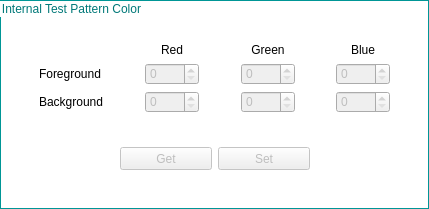
                   <widget class="QGroupBox" name="staticColorGroup_3">
                    <property name="geometry">
                     <rect>
                      <x>18</x>
                      <y>382</y>
                      <width>429</width>
                      <height>209</height>
                     </rect>
                    </property>
                    <property name="sizePolicy">
                     <sizepolicy hsizetype="Minimum" vsizetype="Minimum">
                      <horstretch>0</horstretch>
                      <verstretch>0</verstretch>
                     </sizepolicy>
                    </property>
                    <property name="minimumSize">
                     <size>
                      <width>381</width>
                      <height>131</height>
                     </size>
                    </property>
                    <property name="maximumSize">
                     <size>
                      <width>16777215</width>
                      <height>250</height>
                     </size>
                    </property>
                    <property name="toolTip">
                     <string>Fill Screen With Color (R,G,B)</string>
                    </property>
                    <property name="styleSheet">
                     <string notr="true">QGroupBox{ border: 1px solid ;
background-color: transparent;
border-color: rgb(0,150,150);
color:rgb(0,120,120);
;}</string>
                    </property>
                    <property name="title">
                     <string>Internal Test Pattern Color</string>
                    </property>
                    <layout class="QHBoxLayout" name="horizontalLayout_58">
                     <property name="topMargin">
                      <number>15</number>
                     </property>
                     <item>
                      <spacer name="horizontalSpacer_66">
                       <property name="orientation">
                        <enum>Qt::Horizontal</enum>
                       </property>
                       <property name="sizeHint" stdset="0">
                        <size>
                         <width>40</width>
                         <height>20</height>
                        </size>
                       </property>
                      </spacer>
                     </item>
                     <item>
                      <layout class="QVBoxLayout" name="verticalLayout_46">
                       <item>
                        <spacer name="verticalSpacer_46">
                         <property name="orientation">
                          <enum>Qt::Vertical</enum>
                         </property>
                         <property name="sizeHint" stdset="0">
                          <size>
                           <width>20</width>
                           <height>40</height>
                          </size>
                         </property>
                        </spacer>
                       </item>
                       <item>
                        <layout class="QGridLayout" name="gridLayout_2">
                         <item row="1" column="1">
                          <spacer name="horizontalSpacer_69">
                           <property name="orientation">
                            <enum>Qt::Horizontal</enum>
                           </property>
                           <property name="sizeHint" stdset="0">
                            <size>
                             <width>40</width>
                             <height>20</height>
                            </size>
                           </property>
                          </spacer>
                         </item>
                         <item row="1" column="5">
                          <spacer name="horizontalSpacer_70">
                           <property name="orientation">
                            <enum>Qt::Horizontal</enum>
                           </property>
                           <property name="sizeHint" stdset="0">
                            <size>
                             <width>40</width>
                             <height>20</height>
                            </size>
                           </property>
                          </spacer>
                         </item>
                         <item row="1" column="3">
                          <spacer name="horizontalSpacer_68">
                           <property name="orientation">
                            <enum>Qt::Horizontal</enum>
                           </property>
                           <property name="sizeHint" stdset="0">
                            <size>
                             <width>40</width>
                             <height>20</height>
                            </size>
                           </property>
                          </spacer>
                         </item>
                         <item row="0" column="2">
                          <widget class="QLabel" name="staticColorRedLab_7">
                           <property name="styleSheet">
                            <string notr="true">QLabel{border:0px}</string>
                           </property>
                           <property name="text">
                            <string>Red</string>
                           </property>
                           <property name="alignment">
                            <set>Qt::AlignCenter</set>
                           </property>
                          </widget>
                         </item>
                         <item row="1" column="6">
                          <widget class="QSpinBox" name="TPGBlue_FG_spinBox">
                           <property name="enabled">
                            <bool>false</bool>
                           </property>
                           <property name="maximum">
                            <number>1023</number>
                           </property>
                          </widget>
                         </item>
                         <item row="2" column="0">
                          <widget class="QLabel" name="activeHeightLabel_4">
                           <property name="styleSheet">
                            <string notr="true">QLabel{border:0px}</string>
                           </property>
                           <property name="text">
                            <string>Background</string>
                           </property>
                          </widget>
                         </item>
                         <item row="1" column="4">
                          <widget class="QSpinBox" name="TPGGreen_FG_spinbox">
                           <property name="enabled">
                            <bool>false</bool>
                           </property>
                           <property name="maximum">
                            <number>1023</number>
                           </property>
                          </widget>
                         </item>
                         <item row="1" column="0">
                          <widget class="QLabel" name="activeHeightLabel_3">
                           <property name="styleSheet">
                            <string notr="true">QLabel{border:0px}</string>
                           </property>
                           <property name="text">
                            <string>Foreground</string>
                           </property>
                          </widget>
                         </item>
                         <item row="2" column="6">
                          <widget class="QSpinBox" name="TPGBlue_BG_spinBox">
                           <property name="enabled">
                            <bool>false</bool>
                           </property>
                           <property name="maximum">
                            <number>1023</number>
                           </property>
                          </widget>
                         </item>
                         <item row="0" column="4">
                          <widget class="QLabel" name="staticColorGreenLab_7">
                           <property name="styleSheet">
                            <string notr="true">QLabel{border:0px}</string>
                           </property>
                           <property name="text">
                            <string>Green</string>
                           </property>
                           <property name="alignment">
                            <set>Qt::AlignCenter</set>
                           </property>
                          </widget>
                         </item>
                         <item row="1" column="2">
                          <widget class="QSpinBox" name="TPGRed_FG_spinBox">
                           <property name="enabled">
                            <bool>false</bool>
                           </property>
                           <property name="maximum">
                            <number>1023</number>
                           </property>
                          </widget>
                         </item>
                         <item row="0" column="6">
                          <widget class="QLabel" name="staticColorBlueLab_7">
                           <property name="styleSheet">
                            <string notr="true">QLabel{border:0px}</string>
                           </property>
                           <property name="text">
                            <string>Blue</string>
                           </property>
                           <property name="alignment">
                            <set>Qt::AlignCenter</set>
                           </property>
                          </widget>
                         </item>
                         <item row="2" column="4">
                          <widget class="QSpinBox" name="TPGGreen_BG_spinBox">
                           <property name="enabled">
                            <bool>false</bool>
                           </property>
                           <property name="maximum">
                            <number>1023</number>
                           </property>
                          </widget>
                         </item>
                         <item row="2" column="2">
                          <widget class="QSpinBox" name="TPGRed_BG_spinBox">
                           <property name="enabled">
                            <bool>false</bool>
                           </property>
                           <property name="maximum">
                            <number>1023</number>
                           </property>
                          </widget>
                         </item>
                        </layout>
                       </item>
                       <item>
                        <spacer name="verticalSpacer_48">
                         <property name="orientation">
                          <enum>Qt::Vertical</enum>
                         </property>
                         <property name="sizeHint" stdset="0">
                          <size>
                           <width>20</width>
                           <height>40</height>
                          </size>
                         </property>
                        </spacer>
                       </item>
                       <item>
                        <layout class="QHBoxLayout" name="horizontalLayout_36">
                         <item>
                          <spacer name="horizontalSpacer_64">
                           <property name="orientation">
                            <enum>Qt::Horizontal</enum>
                           </property>
                           <property name="sizeHint" stdset="0">
                            <size>
                             <width>40</width>
                             <height>20</height>
                            </size>
                           </property>
                          </spacer>
                         </item>
                         <item>
                          <widget class="QPushButton" name="TPGColorGetBut">
                           <property name="enabled">
                            <bool>false</bool>
                           </property>
                           <property name="sizePolicy">
                            <sizepolicy hsizetype="Fixed" vsizetype="Fixed">
                             <horstretch>0</horstretch>
                             <verstretch>0</verstretch>
                            </sizepolicy>
                           </property>
                           <property name="minimumSize">
                            <size>
                             <width>92</width>
                             <height>23</height>
                            </size>
                           </property>
                           <property name="text">
                            <string>Get</string>
                           </property>
                          </widget>
                         </item>
                         <item>
                          <widget class="QPushButton" name="TPGColorSetBut">
                           <property name="enabled">
                            <bool>false</bool>
                           </property>
                           <property name="sizePolicy">
                            <sizepolicy hsizetype="Fixed" vsizetype="Fixed">
                             <horstretch>0</horstretch>
                             <verstretch>0</verstretch>
                            </sizepolicy>
                           </property>
                           <property name="minimumSize">
                            <size>
                             <width>92</width>
                             <height>23</height>
                            </size>
                           </property>
                           <property name="text">
                            <string>Set</string>
                           </property>
                          </widget>
                         </item>
                         <item>
                          <spacer name="horizontalSpacer_65">
                           <property name="orientation">
                            <enum>Qt::Horizontal</enum>
                           </property>
                           <property name="sizeHint" stdset="0">
                            <size>
                             <width>40</width>
                             <height>20</height>
                            </size>
                           </property>
                          </spacer>
                         </item>
                        </layout>
                       </item>
                       <item>
                        <spacer name="verticalSpacer_47">
                         <property name="orientation">
                          <enum>Qt::Vertical</enum>
                         </property>
                         <property name="sizeHint" stdset="0">
                          <size>
                           <width>20</width>
                           <height>40</height>
                          </size>
                         </property>
                        </spacer>
                       </item>
                      </layout>
                     </item>
                     <item>
                      <spacer name="horizontalSpacer_67">
                       <property name="orientation">
                        <enum>Qt::Horizontal</enum>
                       </property>
                       <property name="sizeHint" stdset="0">
                        <size>
                         <width>40</width>
                         <height>20</height>
                        </size>
                       </property>
                      </spacer>
                     </item>
                    </layout>
                   </widget>
